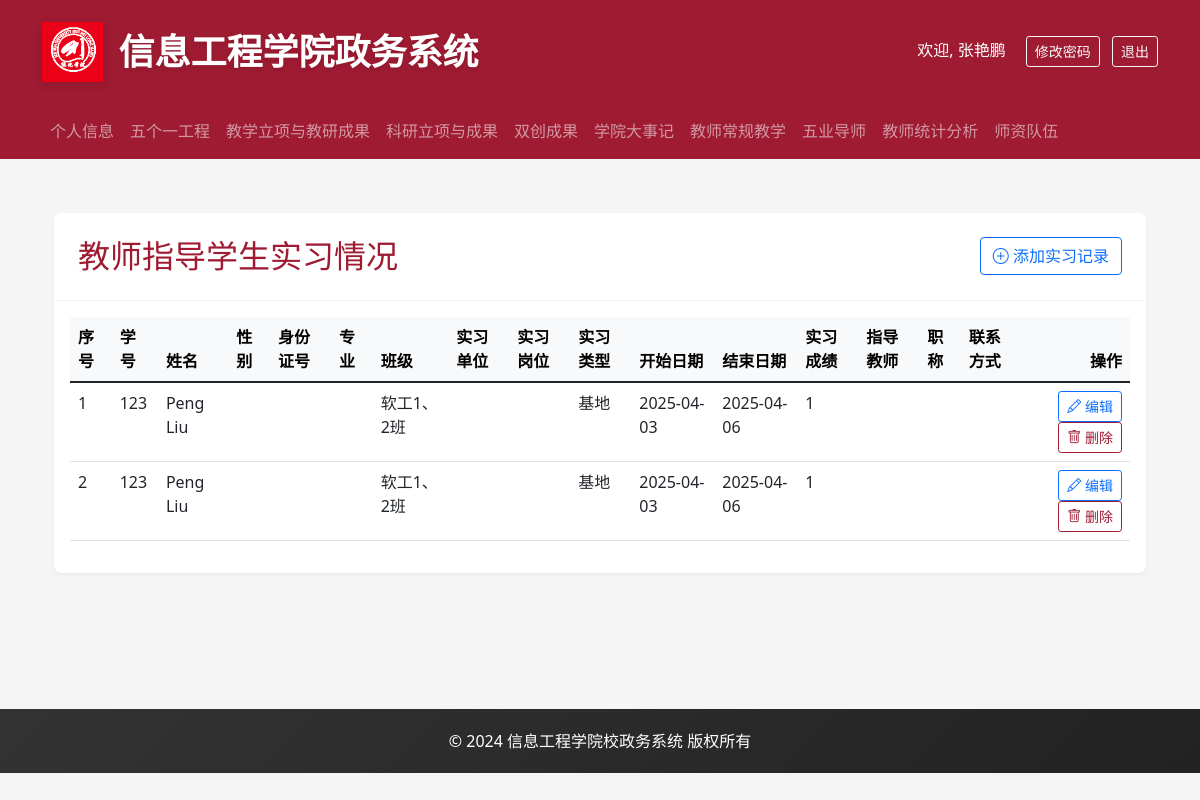
The app's page /internships (signed in) with its own data.
### backend/models.py (models this page shows, shortened)
class User(UserMixin, db.Model):
    __tablename__ = 'users'
    id = db.Column(db.Integer, primary_key=True)
    username = db.Column(db.String(80), unique=True, nullable=False)
    password_hash = db.Column(db.String(128))
    role = db.Column(db.String(20), nullable=False)  # admin, teacher, student
    name = db.Column(db.String(80))
    gender = db.Column(db.String(10))
    birth_date = db.Column(db.Date)
    email = db.Column(db.String(120), unique=True)
    phone = db.Column(db.String(20))
    employee_number = db.Column(db.String(20))
    ethnicity = db.Column(db.String(50))  # 民族
    id_number = db.Column(db.String(18))  # 身份证号
    political_status = db.Column(db.String(50))  # 政治面貌
    party_join_date = db.Column(db.Date)  # 入党时间
    party_branch = db.Column(db.String(100))  # 所属党支部
    hometown = db.Column(db.String(100))  # 籍贯
    address = db.Column(db.String(200))  # 家庭住址
    education_level = db.Column(db.String(50))  # 学历
    education_date = db.Column(db.Date)  # 获得学历时间
    degree = db.Column(db.String(50))  # 学位
    degree_date = db.Column(db.Date)  # 获得学位时间
    bachelor_school = db.Column(db.String(100))  # 本科毕业学校
    master_school = db.Column(db.String(100))  # 硕士毕业学校
    phd_school = db.Column(db.String(100))  # 博士毕业学校
    major = db.Column(db.String(100))  # 专业
    teaching_group = db.Column(db.String(100))  # 教研室
    is_dual_teacher = db.Column(db.String(10))  # 是否双师
    award_title = db.Column(db.String(100))  # 获得奖励称号
    talent_title = db.Column(db.String(100))  # 人才称号
    research_direction = db.Column(db.String(200))  # 研究方向
    work_start_date = db.Column(db.Date)  # 入校时间
    career_start_date = db.Column(db.Date)  # 参加工作时间
    highest_title = db.Column(db.String(50))  # 最高级职称
    highest_title_date = db.Column(db.Date)  # 获得最高级职称时间
    position = db.Column(db.String(50))  # 职务
    subject = db.Column(db.String(50))  # 学科
    department = db.Column(db.String(100))  # 所属院系
    photo_path = db.Column(db.String(200))  # 照片路径
    hire_date = db.Column(db.Date)             # 入职日期

class Internship(db.Model):
    id = db.Column(db.Integer, primary_key=True)
    college = db.Column(db.String(100), nullable=False)  # 学院
    major_name = db.Column(db.String(100), nullable=False)  # 专业名称
    major_type = db.Column(db.String(20))  # 专业性质（师范/非师范）
    class_name = db.Column(db.String(50), nullable=False)  # 班级
    student_id = db.Column(db.String(20), nullable=False)  # 学号
    student_name = db.Column(db.String(50), nullable=False)  # 学生姓名
    student_gender = db.Column(db.String(10))  # 性别
    student_phone = db.Column(db.String(20))  # 联系方式
    internship_type = db.Column(db.String(20))  # 实习类型（基地/自主）
    start_date = db.Column(db.Date, nullable=False)  # 开始日期
    end_date = db.Column(db.Date, nullable=False)  # 结束日期
    company_name = db.Column(db.String(200), nullable=False)  # 实习单位
    province = db.Column(db.String(50))  # 所属省份
    city = db.Column(db.String(50))  # 所在城市
    detailed_address = db.Column(db.String(200))  # 详细地址
    base_type = db.Column(db.String(20))  # 基地类型（企业/教育）
    internship_score = db.Column(db.String(20))  # 实习成绩
    is_excellent_intern = db.Column(db.Boolean, default=False)  # 是否优秀实习生
    teacher_id = db.Column(db.Integer, db.ForeignKey('users.id'), nullable=False)
    external_teacher_name = db.Column(db.String(50))  # 姓名
    external_teacher_position = db.Column(db.String(50))  # 职务
    external_teacher_phone = db.Column(db.String(20))  # 联系方式
    created_at = db.Column(db.DateTime, default=datetime.utcnow)
    updated_at = db.Column(db.DateTime, default=datetime.utcnow, onupdate=datetime.utcnow)

### backend/app.py (the view)
@app.route('/internships')
@login_required
def internships():
    if current_user.role == 'admin':
        internships = Internship.query.all()
    else:
        internships = Internship.query.filter_by(teacher_id=current_user.id).all()
    return render_template('teacher_internships.html', internships=internships)

### backend/app.py (called while the page is built)
@login_manager.user_loader
def load_user(user_id):
    return User.query.get(int(user_id))

### frontend/templates/teacher_internships.html (shortened to what this page needs)
{% extends "base.html" %}
{% block content %}
<div class="container mt-4">
    <div class="card">
        <div class="card-header">
            <div class="d-flex justify-content-between align-items-center">
                <h2 class="mb-0 text-primary-color">教师指导学生实习情况</h2>
                <button class="btn btn-outline-primary" data-bs-toggle="modal" data-bs-target="#addInternshipModal">
                    <i class="bi bi-plus-circle"></i> 添加实习记录
                </button>
            </div>
        </div>
        <div class="card-body">
            <div class="table-responsive">
                <table class="table table-hover">
                    <thead class="table-light">
                        <tr>
                            <th>序号</th>
                            <th>学号</th>
                            <th>姓名</th>
                            <th>性别</th>
                            <th>身份证号</th>
                            <th>专业</th>
                            <th>班级</th>
                            <th>实习单位</th>
                            <th>实习岗位</th>
                            <th>实习类型</th>
                            <th>开始日期</th>
                            <th>结束日期</th>
                            <th>实习成绩</th>
                            <th>指导教师</th>
                            <th>职称</th>
                            <th>联系方式</th>
                            <th class="text-end">操作</th>
                        </tr>
                    </thead>
                    <tbody>
                        {% for internship in internships %}
                        <tr>
                            <td>{{ loop.index }}</td>
                            <td>{{ internship.student_id }}</td>
                            <td>{{ internship.student_name }}</td>
                            <td>{{ internship.gender }}</td>
                            <td>{{ internship.id_number }}</td>
                            <td>{{ internship.major }}</td>
                            <td>{{ internship.class_name }}</td>
                            <td>{{ internship.internship_company }}</td>
                            <td>{{ internship.internship_position }}</td>
                            <td>{{ internship.internship_type }}</td>
                            <td>{{ internship.start_date.strftime('%Y-%m-%d') }}</td>
                            <td>{{ internship.end_date.strftime('%Y-%m-%d') }}</td>
                            <td>{{ internship.internship_score }}</td>
                            <td>{{ internship.supervisor_name }}</td>
                            <td>{{ internship.supervisor_title }}</td>
                            <td>{{ internship.supervisor_phone }}</td>
                            <td class="text-end">
                                <button class="btn btn-sm btn-outline-primary" data-bs-toggle="modal" data-bs-target="#editInternshipModal{{ internship.id }}">
                                    <i class="bi bi-pencil"></i> 编辑
                                </button>
                                <button class="btn btn-sm btn-outline-danger" onclick="deleteInternship({{ internship.id }})">
                                    <i class="bi bi-trash"></i> 删除
                                </button>
                            </td>
                        </tr>
                        {% endfor %}
                    </tbody>
                </table>
            </div>
        </div>
    </div>
</div>
{% endblock %}

### frontend/templates/base.html (shortened to what this page needs)
<!DOCTYPE html>
<html lang="zh">
<head>
    <link href="https://cdn.jsdelivr.net/npm/bootstrap@5.1.3/dist/css/bootstrap.min.css" rel="stylesheet">
    <link rel="stylesheet" href="https://cdn.jsdelivr.net/npm/bootstrap-icons@1.8.1/font/bootstrap-icons.css">
</head>
<body>
    <header class="header">
        <div class="container">
            <div class="d-flex align-items-center justify-content-between">
                <div class="d-flex align-items-center">
                    <img src="{{ url_for('static', filename='logo.png') }}" alt="信息工程学院" class="logo me-3">
                    <h1>信息工程学院政务系统</h1>
                </div>
                {% if current_user.is_authenticated %}
                <div>
                    <span class="text-white me-3">欢迎, {{ current_user.name }}</span>
                    <button class="btn btn-outline-light btn-sm me-2" data-bs-toggle="modal" data-bs-target="#changePasswordModal">
                        修改密码
                    </button>
                    <a href="{{ url_for('logout') }}" class="btn btn-outline-light btn-sm">退出</a>
                </div>
                {% endif %}
            </div>
        </div>
    </header>
    {% if current_user.is_authenticated %}
    <nav class="navbar navbar-expand-lg navbar-dark bg-danger">
        <div class="container">
            <div class="collapse navbar-collapse" id="navbarNav">
                <ul class="navbar-nav me-auto">
                    <li class="nav-item">
                        <a class="nav-link {% if request.endpoint == 'profile' %}active{% endif %}" href="{{ url_for('profile') }}">个人信息</a>
                    </li>
                    <li class="nav-item">
                        <a class="nav-link {% if request.endpoint == 'five_one' %}active{% endif %}" href="{{ url_for('five_one') }}">五个一工程</a>
                    </li>
                    <li class="nav-item">
                        <a class="nav-link {% if request.endpoint == 'teaching_research' %}active{% endif %}" href="{{ url_for('teaching_research') }}">教学立项与教研成果</a>
                    </li>
                    <li class="nav-item">
                        <a class="nav-link {% if request.endpoint == 'scientific_research' %}active{% endif %}" href="{{ url_for('scientific_research') }}">科研立项与成果</a>
                    </li>
                    <li class="nav-item">
                        <a class="nav-link {% if request.endpoint == 'innovation_achievements' %}active{% endif %}" href="{{ url_for('innovation_achievements') }}">双创成果</a>
                    </li>
                    <li class="nav-item">
                        <a class="nav-link {% if request.endpoint == 'college_events' %}active{% endif %}" href="{{ url_for('college_events') }}">学院大事记</a>
                    </li>
                    <li class="nav-item">
                        <a class="nav-link {% if request.endpoint == 'teacher_teaching' %}active{% endif %}" href="{{ url_for('teacher_teaching') }}">教师常规教学</a>
                    </li>
                    <li class="nav-item">
                        <a class="nav-link {% if request.endpoint == 'five_one_mentor' %}active{% endif %}" href="{{ url_for('five_one_mentor') }}">五业导师</a>
                    </li>
                    <li class="nav-item">
                        <a class="nav-link {% if request.endpoint == 'teacher_statistics' %}active{% endif %}" href="{{ url_for('teacher_statistics') }}">教师统计分析</a>
                    </li>
                    {% if current_user.username in ['张艳鹏', '王鹏', '高日月'] %}
                    <li class="nav-item">
                        <a class="nav-link {% if request.endpoint == 'faculty_team' %}active{% endif %}" href="{{ url_for('faculty_team') }}">师资队伍</a>
                    </li>
                    {% endif %}
                </ul>
            </div>
        </div>
    </nav>
    {% endif %}
    <div class="content-wrapper">
        <div class="container">
            {% block content %}{% endblock %}
        </div>
    </div>
    <footer class="footer">
        <div class="container text-center">
            <p class="mb-0">© 2024 信息工程学院校政务系统 版权所有</p>
        </div>
    </footer>
</body>
</html>

### frontend/templates/base.html (style rules this page uses)
:root { --primary-color: #9e1b32; --secondary-color: #f8f9fa; --accent-color: #9e1b32; --text-color: #333; }
body { background-color: #f5f5f5; }
.text-primary-color { color: var(--primary-color) !important; }
.header { background: var(--primary-color); padding: 20px 0; box-shadow: 0 2px 4px rgba(0,0,0,0.1); }
.navbar { background-color: var(--primary-color) !important; }
.header .logo { height: 60px; filter: drop-shadow(0 2px 4px rgba(0,0,0,0.1)); }
.header h1 { color: white; font-size: 36px; margin: 0; padding: 10px 0; text-shadow: 0 2px 4px rgba(0,0,0,0.1); font-weight: 600; }
.content-wrapper { min-height: calc(100vh - 300px); padding: 30px 0; }
.card { border: none; box-shadow: 0 2px 4px rgba(0,0,0,0.05); transition: transform 0.3s ease, box-shadow 0.3s ease; background-color: white; border-radius: 8px; overflow: hidden; }
.card-header { background-color: white; border-bottom: 1px solid rgba(0,0,0,0.05); padding: 1.5rem; }
.btn-outline-danger { border-color: var(--primary-color); color: var(--primary-color); }
.footer { background: linear-gradient(135deg, #333 0%, #222 100%); color: white; padding: 20px 0; margin-top: 50px; }

### records on screen
User: name "张艳鹏"
Internship: student_id "123", student_name "Peng Liu", class_name "软工1、2班", internship_type "基地", start_date "2025-04-03", end_date "2025-04-06", internship_score "1"
Internship: student_id "123", student_name "Peng Liu", class_name "软工1、2班", internship_type "基地", start_date "2025-04-03", end_date "2025-04-06", internship_score "1"
